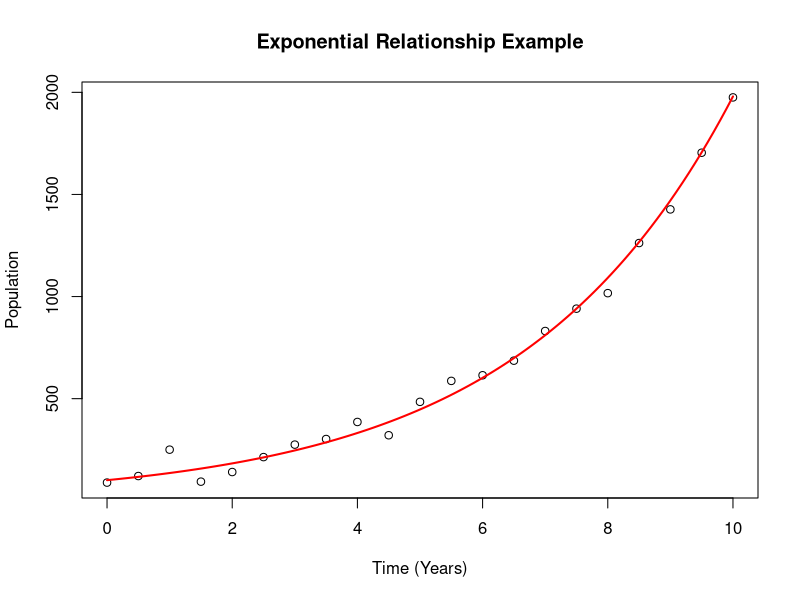
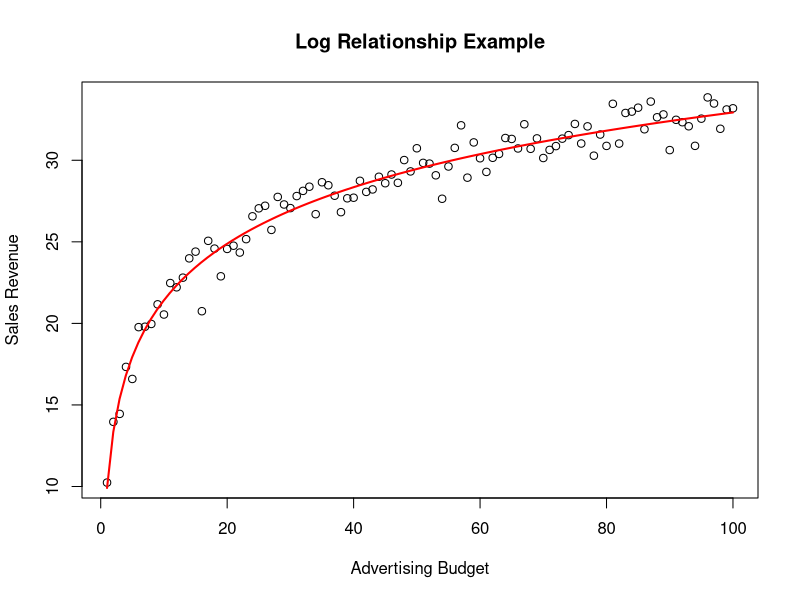

Here is the R script that generated these plots, in order:
## ---- chunk 1
X <- seq(0, 10, by=0.5)  # Time in years
Y <- 100 * exp(0.3 * X) + rnorm(length(X), mean=0, sd=50) 
# rnorm is to simulate random noise (error)  

# Transform Y for linear regression: Take the natural log
# This IS A LINK FUNCTION
log_Y <- log(Y)

# Fit a linear model on log-transformed data
exp_model <- lm(log_Y ~ X)


plot(X, Y, main="Exponential Relationship Example",
     xlab="Time (Years)", ylab="Population")


X_seq <- seq(min(X), max(X), length.out=100)
Y_pred <- exp(predict(exp_model, newdata = data.frame(X = X_seq)))
lines(X_seq, Y_pred, col="red", lwd=2)
## ---- chunk 2
X <- seq(1,100, by = 1)
Y <- 10 + 5 * log(X) + rnorm(100, mean = 0, sd = 1) 

log.model <- lm(Y ~ log(X))

plot(X, Y, main = "Log Relationship Example", xlab = "Advertising Budget", ylab = "Sales Revenue")
curve(coef(log.model)[1] + coef(log.model)[2] * log(x), 
      from=min(X), to=max(X), col="red", lwd=2, add=TRUE)
